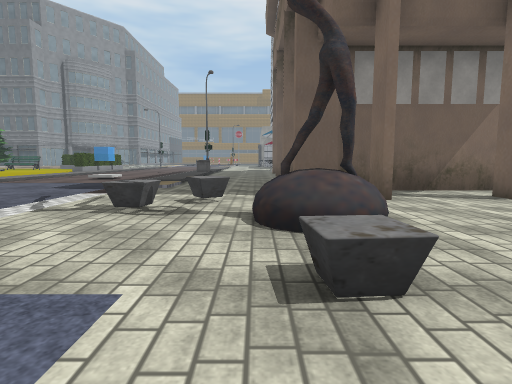
[1] (above)

22 first-person views from a walk through a Unity game level. The camera is 1.3 m above the floor, tilts 6° down and sees 80° across. The floor is counted in squares, 2 m on a side. Each view is taken from the middle of a square. On the plan, view 1 faces up. The plan holds only what a view shows up to about 10 squares ahead; the rest is blank. The place goes on beyond the plan. Some animated figures are left out. Some surface patterns are stand-ins.

[2]
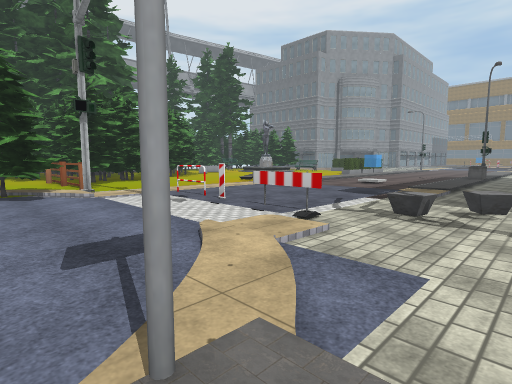

[3]
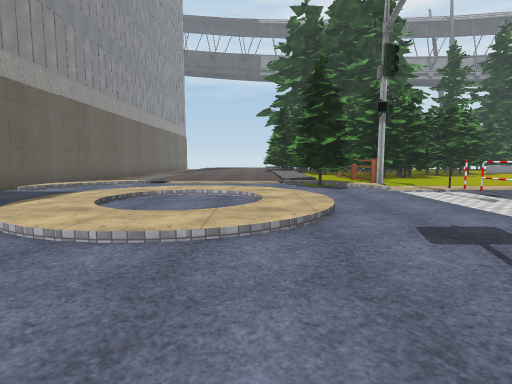

[4]
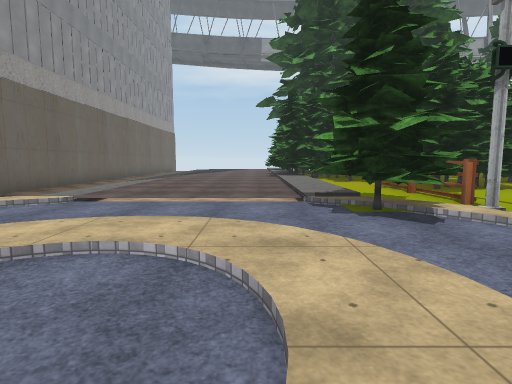

[5]
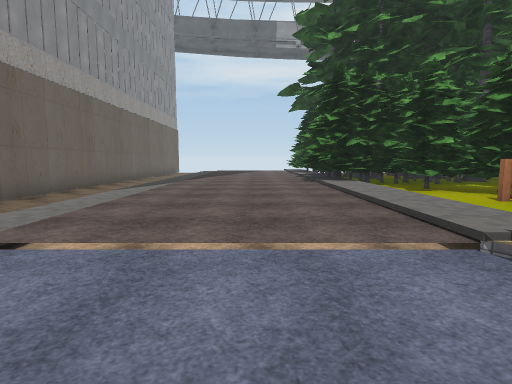

[6]
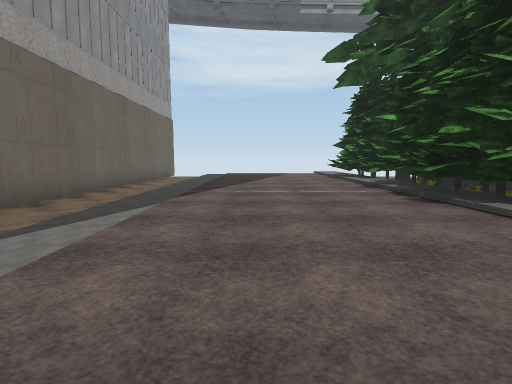

[7]
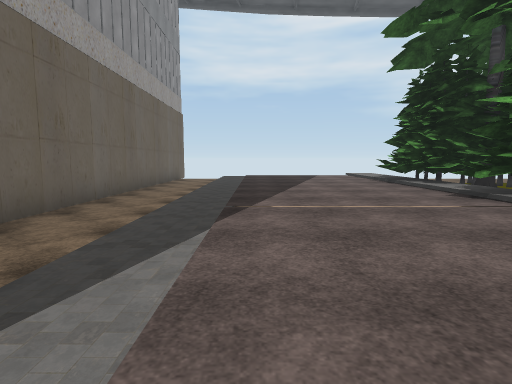

[8]
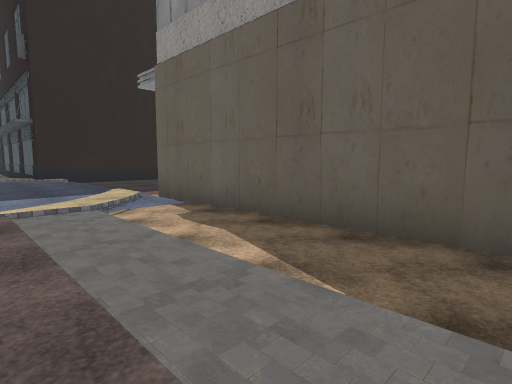

[9]
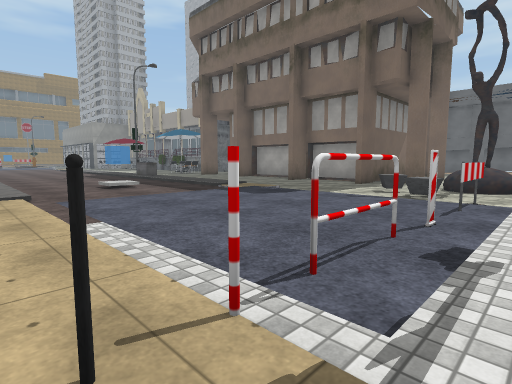

[10]
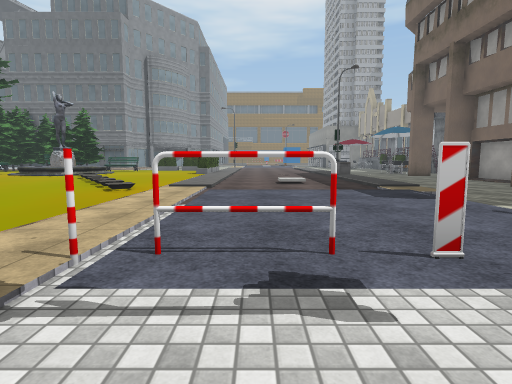

[11]
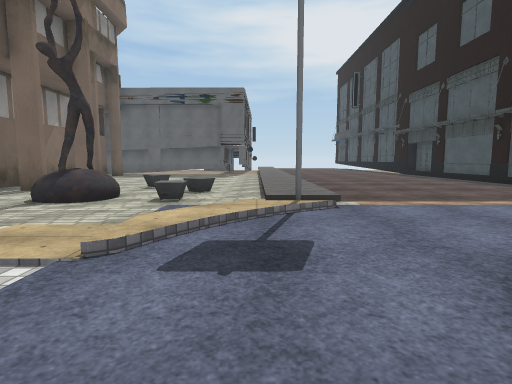

[12]
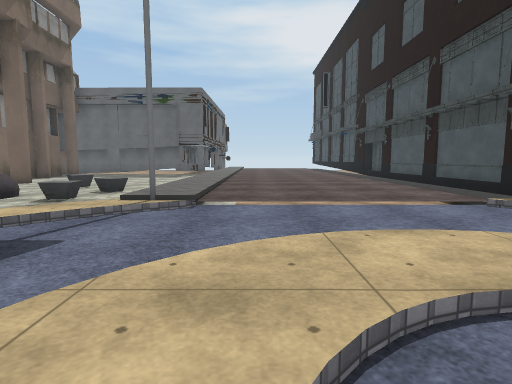

[13]
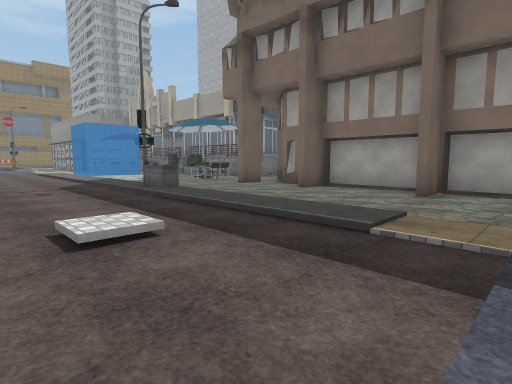

[14]
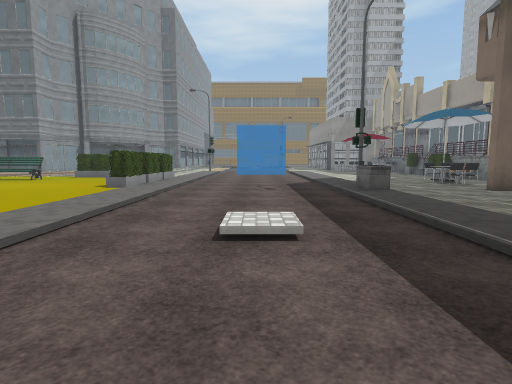

[15]
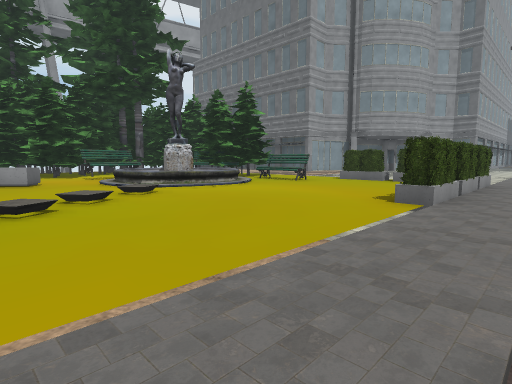

[16]
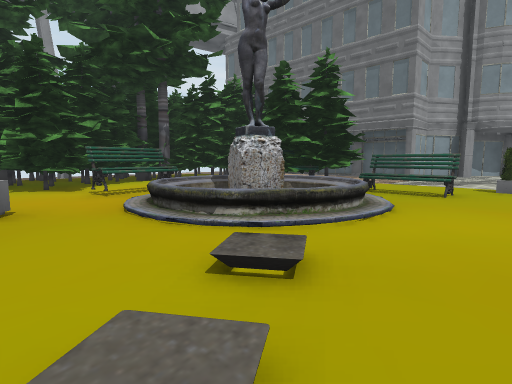

[17]
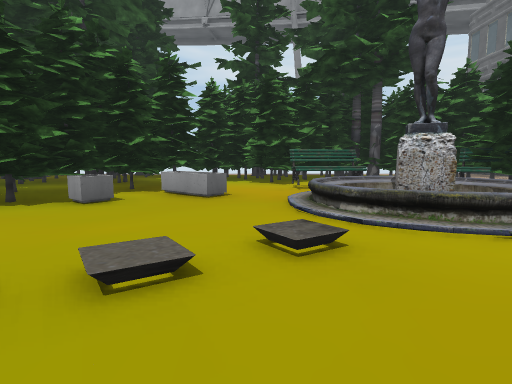

[18]
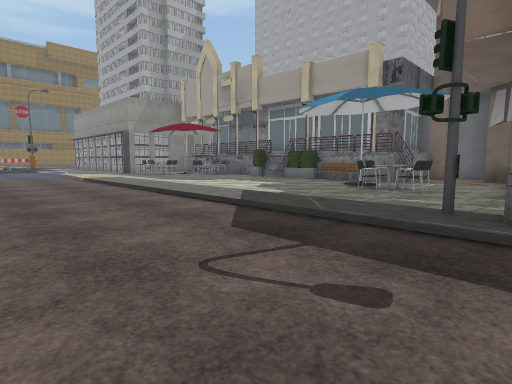

[19]
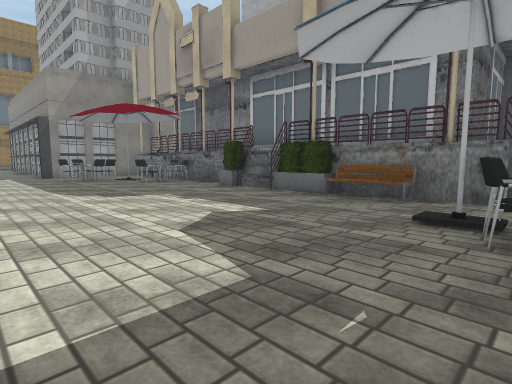

[20]
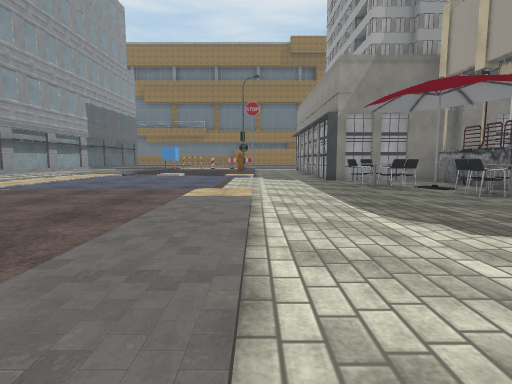

[21]
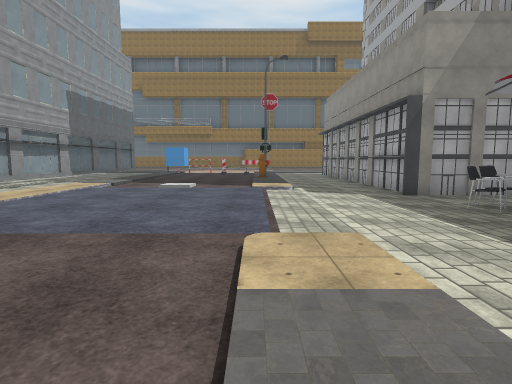

[22]
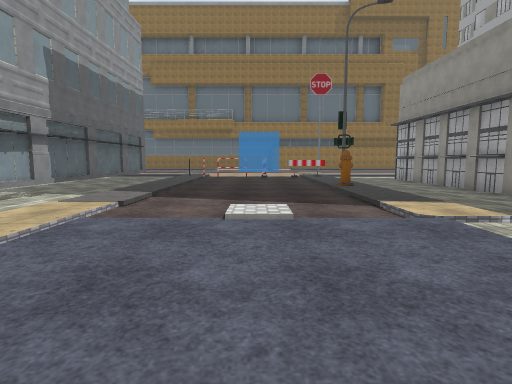

### Floor plan
Key: @ floor where view 1 was taken; # wall or solid block; . main floor; : floor 0.25 m higher than the main floor; / step, stairs or slope; ^ raised ledge; B building; A barrier; P pot; C chair; H hydrant; O other object.
Columns run from 23 left of view 1 to 5 right of it. Each row starts with its distance up from view 1.
 37             .#.//.../ ..#
 36            ..#.//.../ ..#
 35            ..#.//...H/..#
 34             .#.//...//..#
 33             .#.//...//..#
 32              #.//...//..#
 31              #.//.O.//.B#
 30              # //:::/...####
 29              # //:::/.....BBB
 28                //:::/...C BB
 27                //:::/...CCB
 26                 /:::/....OBB
 25                  ...//....BB
 24                  ...//....BB
 23           .#      ..//....PB
 22          .##      ..//....BB
 21         .##.      ..//....PB
 20        ###        ..//....OB
 19        ##::PPPPP ...//....OB
 18        ##::::: P ...//....BBB
 17       ###OO::: P/...//..C..B.
 16     ###O# /::::P/...//..C....
 15     #   OO/::::P/...//..B..
 14     # OOOO/:::://.../O...
 13    ##^O////:::://...//...B
 12    ##::::::/::://...//..BB
 11    #:::O::://:://...//...B
 10    ####O:::://://.O.//...B
  9    :#####::::////...//..BB
  8     #  ### :::/:....:/...#
  7             ::/://////... ###
  6              :::/:::/...BB...
  5              :::/:::/.^..B.B
  4           ##^:::/:::/^..^...
  3           ###::#/A::#..^^.^.
  2         #####OO:....:/.......
  1        ###:O::://...//...^...
  0  #######//////##.....//@/////
 -1 ###/####//////##.///..#//////
 -2 ::::::::::::::../////./::::::
 -3 ::::::::::::::..:../:./::::::
 -4 ::::::::::::::..:/.//./::::::
 -5 ::::::::::::::../:::/./::::::
 -6 ::::::::::::::/......./::::::
 -7 ..............//.....#  ###B#
 -8 ..............//.....
 -9 ################....

Positions as (right, up) in squares from view 1, and headings:
1: (0, 0), facing up
2: (0, -1), facing up-left
3: (0, -2), facing left
4: (-4, -2), facing left
5: (-7, -3), facing left
6: (-12, -4), facing left
7: (-14, -5), facing left
8: (-14, -5), facing down-right
9: (-8, 2), facing up-right
10: (-6, 1), facing up
11: (-5, 0), facing right
12: (-5, -2), facing right
13: (-6, 7), facing up-right
14: (-5, 7), facing up
15: (-7, 10), facing up-left
16: (-11, 11), facing up-left
17: (-10, 12), facing left
18: (-6, 14), facing up-right
19: (-2, 17), facing up-right
20: (-2, 20), facing up
21: (-3, 23), facing up
22: (-5, 27), facing up
